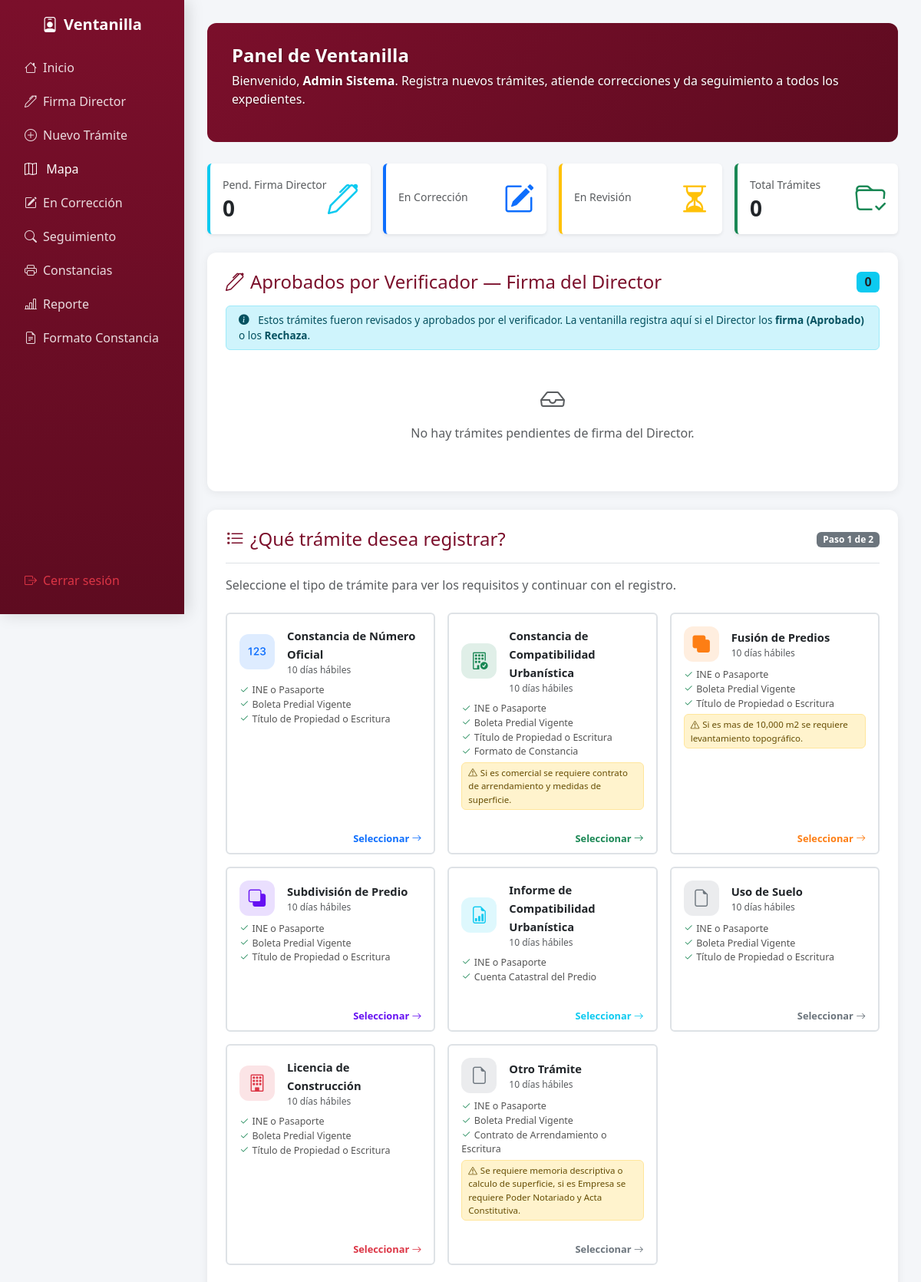
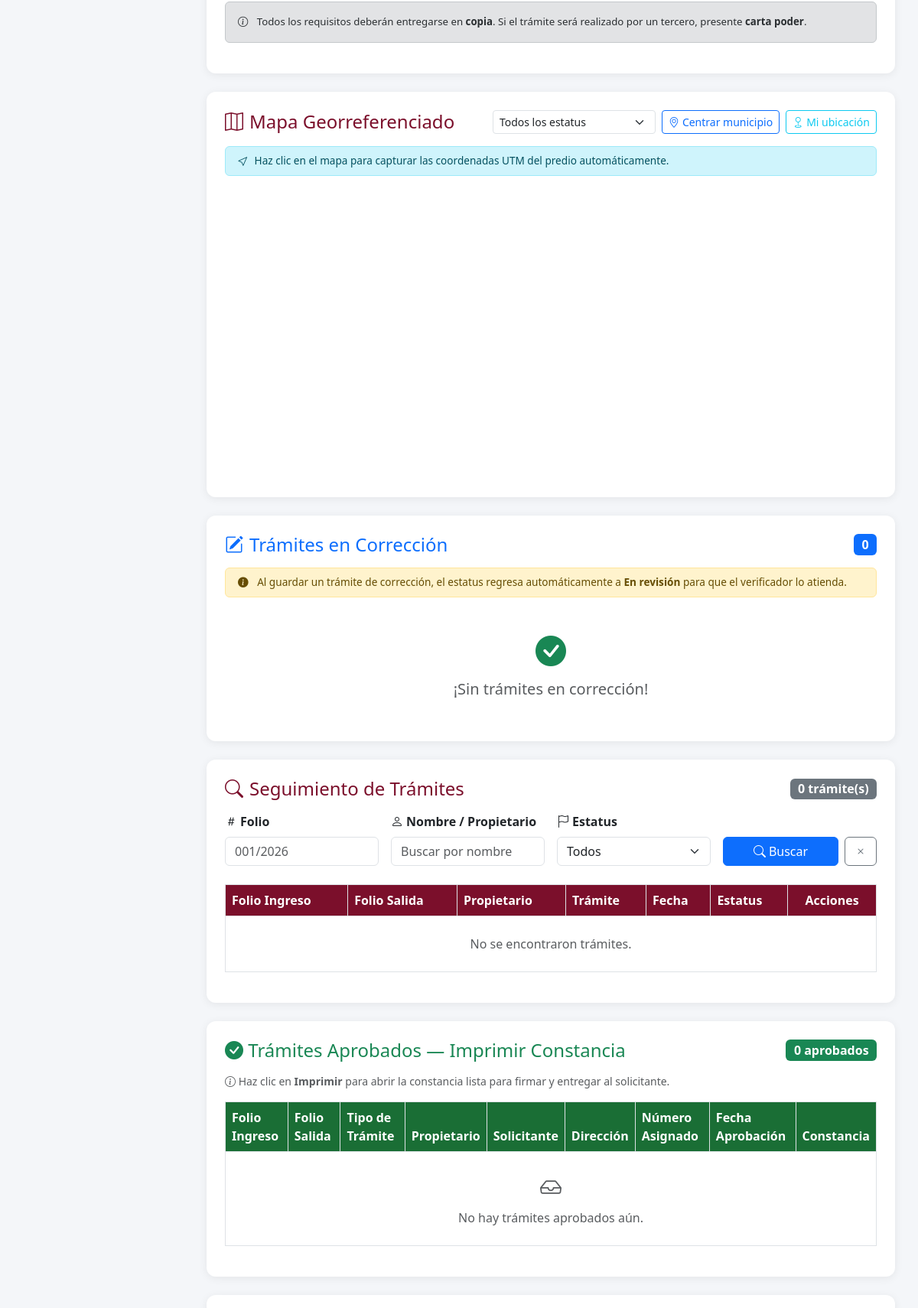
/DashVentanilla.php (signed in, upper part), run on the app's committed database (2 pictures, top to bottom).
### tables this page shows
CREATE TABLE `tipos_tramite` (
  `id` int(11) NOT NULL,
  `codigo` varchar(20) NOT NULL,
  `nombre` varchar(150) NOT NULL,
  `descripcion` text DEFAULT NULL,
  `plantilla_pdf` varchar(100) DEFAULT NULL,
  `activo` tinyint(1) DEFAULT 1,
  `created_at` timestamp NOT NULL DEFAULT current_timestamp()
);

### DashVentanilla.php (the view, shortened to what the rows shown need)
<?php
require_once "php/db.php";
?>
<!DOCTYPE html>
<html lang="es">
<head>
<link href="https://cdn.jsdelivr.net/npm/bootstrap@5.3.2/dist/css/bootstrap.min.css" rel="stylesheet">
<link href="https://cdn.jsdelivr.net/npm/bootstrap-icons@1.11.1/font/bootstrap-icons.css" rel="stylesheet">
<link rel="stylesheet" href="https://cdn.datatables.net/1.13.6/css/dataTables.bootstrap5.min.css">
<link rel="stylesheet" href="https://unpkg.com/leaflet@1.9.4/dist/leaflet.css"/>
</head>
<body>
<div class="content">
<section class="hero" id="inicio">
  <h1>Panel de Ventanilla</h1>
</section>
<section id="tramite" class="tramite-box mb-4">
  <div id="paso1-seleccion">
    <div class="row g-3 mb-4">
      <?php
      $tipos_q = $conn->prepare("SELECT id, codigo, nombre, descripcion FROM tipos_tramite WHERE activo=1 ORDER BY ID");
      $tipos_q->execute();
      $tipos_r = $tipos_q->get_result();
      $iconos = [
        'NUM_OFICIAL'  => ['icon'=>'bi-123',                  'color'=>'#0d6efd'],
        'CMCU'         => ['icon'=>'bi-building-check',       'color'=>'#198754'],
        'FUSION'       => ['icon'=>'bi-union',                'color'=>'#fd7e14'],
        'SUBDIVISION'  => ['icon'=>'bi-subtract',             'color'=>'#6610f2'],
        'INFORME_CU'   => ['icon'=>'bi-file-earmark-bar-graph','color'=>'#0dcaf0'],
        'TER_OBRA'    => ['icon'=>'bi-check-circle-fill',    'color'=>'#6f42c1'],
        'LIC_CONST' => ['icon'=>'bi-building',             'color'=>'#dc3545'],
        'ANUNCIOS'      => ['icon'=>'bi-megaphone',            'color'=>'#ffc107'],
      ];
      $requisitosInfo = [
        1 => ['docs'=>['INE o Pasaporte','Boleta Predial Vigente','Título de Propiedad o Escritura'],'nota'=>''],
        2 => ['docs'=>['INE o Pasaporte','Boleta Predial Vigente','Título de Propiedad o Escritura','Formato de Constancia'],'nota'=>'Si es comercial se requiere contrato de arrendamiento y medidas de superficie.'],
        3 => ['docs'=>['INE o Pasaporte','Boleta Predial Vigente','Título de Propiedad o Escritura'],'nota'=>'Si es mas de 10,000 m2 se requiere levantamiento topográfico.'],
        4 => ['docs'=>['INE o Pasaporte','Boleta Predial Vigente','Título de Propiedad o Escritura'],'nota'=>''],
        5 => ['docs'=>['INE o Pasaporte','Cuenta Catastral del Predio'],'nota'=>''],
        6 => ['docs'=>['INE o Pasaporte','Boleta Predial Vigente','Título de Propiedad o Escritura'],'nota'=>''],
        7 => ['docs'=>['INE o Pasaporte','Boleta Predial Vigente','Título de Propiedad o Escritura'],'nota'=>''],
        8 => ['docs'=>['INE o Pasaporte','Boleta Predial Vigente','Contrato de Arrendamiento o Escritura'],'nota'=>'Se requiere memoria descriptiva o calculo de superficie, si es Empresa se requiere Poder Notariado y Acta Constitutiva.'],
      ];
      $tiposList = [];
      while($tp=$tipos_r->fetch_assoc()) $tiposList[]=$tp;
      foreach($tiposList as $tp):
        $ic   = isset($iconos[$tp['codigo']])     ? $iconos[$tp['codigo']]     : array('icon'=>'bi-file-earmark','color'=>'#6c757d');
        $reqs = isset($requisitosInfo[$tp['id']]) ? $requisitosInfo[$tp['id']] : array('docs'=>array(),'nota'=>'');
      ?>
      <div class="col-md-6 col-lg-4">
        <div class="card h-100 border-2 tramite-selector-card"
             style="cursor:pointer;transition:all .25s;border-color:#dee2e6;"
             onclick="seleccionarTramite(<?= $tp['id'] ?>,'<?= htmlspecialchars(addslashes($tp['nombre'])) ?>')">
          <div class="card-body p-3">
            <div class="d-flex align-items-center gap-3 mb-2">
              <div style="width:46px;height:46px;border-radius:12px;background:<?= $ic['color'] ?>22;display:flex;align-items:center;justify-content:center;flex-shrink:0;">
                <i class="bi <?= $ic['icon'] ?>" style="font-size:1.4rem;color:<?= $ic['color'] ?>;"></i>
              </div>
              <div>
                <strong style="font-size:.92rem;"><?= htmlspecialchars($tp['nombre']) ?></strong>
                <div class="text-muted" style="font-size:.75rem;">10 días hábiles</div>
              </div>
            </div>
            <?php if(!empty($reqs['docs'])): ?>
            <ul class="list-unstyled mb-1" style="font-size:.78rem;color:#555;">
              <?php foreach($reqs['docs'] as $d): ?>
              <li><i class="bi bi-check2 text-success me-1"></i><?= $d ?></li>
              <?php endforeach; ?>
            </ul>
            <?php endif; ?>
            <?php if(!empty($reqs['nota'])): ?>
            <div class="alert alert-warning py-1 px-2 mb-0 mt-1" style="font-size:.72rem;">
              <i class="bi bi-exclamation-triangle me-1"></i><?= $reqs['nota'] ?>
            </div>
            <?php endif; ?>
          </div>
          <div class="card-footer bg-transparent border-top-0 text-end py-2 px-3">
            <span style="font-size:.8rem;color:<?= $ic['color'] ?>;font-weight:600;">
              Seleccionar <i class="bi bi-arrow-right"></i>
            </span>
          </div>
        </div>
      </div>
      <?php endforeach; ?>
    </div>
  </div>
</section>
<section id="seguimiento" class="tramite-box mb-4">
  <div class="table-responsive">
    <table id="tablaSeguimiento" class="table table-bordered table-hover align-middle">
      <thead style="background:var(--vino);color:white;">
        <tr>
          <th style="background:var(--vino);color:#fff;">Folio Ingreso</th>
          <th style="background:var(--vino);color:#fff;">Folio Salida</th>
          <th style="background:var(--vino);color:#fff;">Propietario</th>
          <th style="background:var(--vino);color:#fff;">Trámite</th>
          <th style="background:var(--vino);color:#fff;">Fecha</th>
          <th style="background:var(--vino);color:#fff;">Estatus</th>
          <th style="background:var(--vino);color:#fff;text-align:center;">Acciones</th>
        </tr>
      </thead>
    </table>
  </div>
</section>
<section id="tramites-aprobados" class="tramite-box mb-4">
    <div class="table-responsive">
        <table id="tablaAprobadosSec" class="table table-bordered table-hover">
            <thead style="background: #1a6e35 !important; color: white !important;">
                <tr>
                    <th style="background:#1a6e35;color:#fff;">Folio Ingreso</th>
                    <th style="background:#1a6e35;color:#fff;">Folio Salida</th>
                    <th style="background:#1a6e35;color:#fff;">Tipo de Trámite</th>
                    <th style="background:#1a6e35;color:#fff;">Propietario</th>
                    <th style="background:#1a6e35;color:#fff;">Solicitante</th>
                    <th style="background:#1a6e35;color:#fff;">Dirección</th>
                    <th style="background:#1a6e35;color:#fff;">Número Asignado</th>
                    <th style="background:#1a6e35;color:#fff;">Fecha Aprobación</th>
                    <th style="background:#1a6e35;color:#fff; text-align:center;">Constancia</th>
                </tr>
            </thead>
        </table>
    </div>
</section>
</div>
    <link rel="stylesheet" href="https://unpkg.com/leaflet.markercluster@1.5.3/dist/MarkerCluster.css" />
    <link rel="stylesheet" href="https://unpkg.com/leaflet.markercluster@1.5.3/dist/MarkerCluster.Default.css" />

### data on the page
tipos_tramite: nombre "Constancia de Número Oficial", id "INE o Pasaporte", id "Boleta Predial Vigente", id "Título de Propiedad o Escritura"
tipos_tramite: nombre "Constancia de Compatibilidad Urbanística", id "INE o Pasaporte", id "Boleta Predial Vigente", id "Título de Propiedad o Escritura", id "Formato de Constancia", id "Si es comercial se requiere contrato de arrendamiento y medidas de superficie."
tipos_tramite: nombre "Fusión de Predios", id "INE o Pasaporte", id "Boleta Predial Vigente", id "Título de Propiedad o Escritura", id "Si es mas de 10,000 m2 se requiere levantamiento topográfico."
tipos_tramite: nombre "Subdivisión de Predio", id "INE o Pasaporte", id "Boleta Predial Vigente", id "Título de Propiedad o Escritura"
tipos_tramite: nombre "Informe de Compatibilidad Urbanística", id "INE o Pasaporte", id "Cuenta Catastral del Predio"
tipos_tramite: nombre "Uso de Suelo", id "INE o Pasaporte", id "Boleta Predial Vigente", id "Título de Propiedad o Escritura"
tipos_tramite: nombre "Licencia de Construcción", id "INE o Pasaporte", id "Boleta Predial Vigente", id "Título de Propiedad o Escritura"
tipos_tramite: nombre "Otro Trámite", id "INE o Pasaporte", id "Boleta Predial Vigente", id "Contrato de Arrendamiento o Escritura", id "Se requiere memoria descriptiva o calculo de superficie, si es Empresa se requiere Poder Notariado y Acta Constitutiva."

### other printed values
isset($_SESSION['usuario']) ? $_SESSION['usuario'] : '' "Admin Sistema"
$total_aprobados_v "0"
$total_todos "0"
$aprobados_ver_res->num_rows "0"
$correccion_res->num_rows "0"
$seg_res->num_rows "0"
$tramites_firmados_res->num_rows "0"
